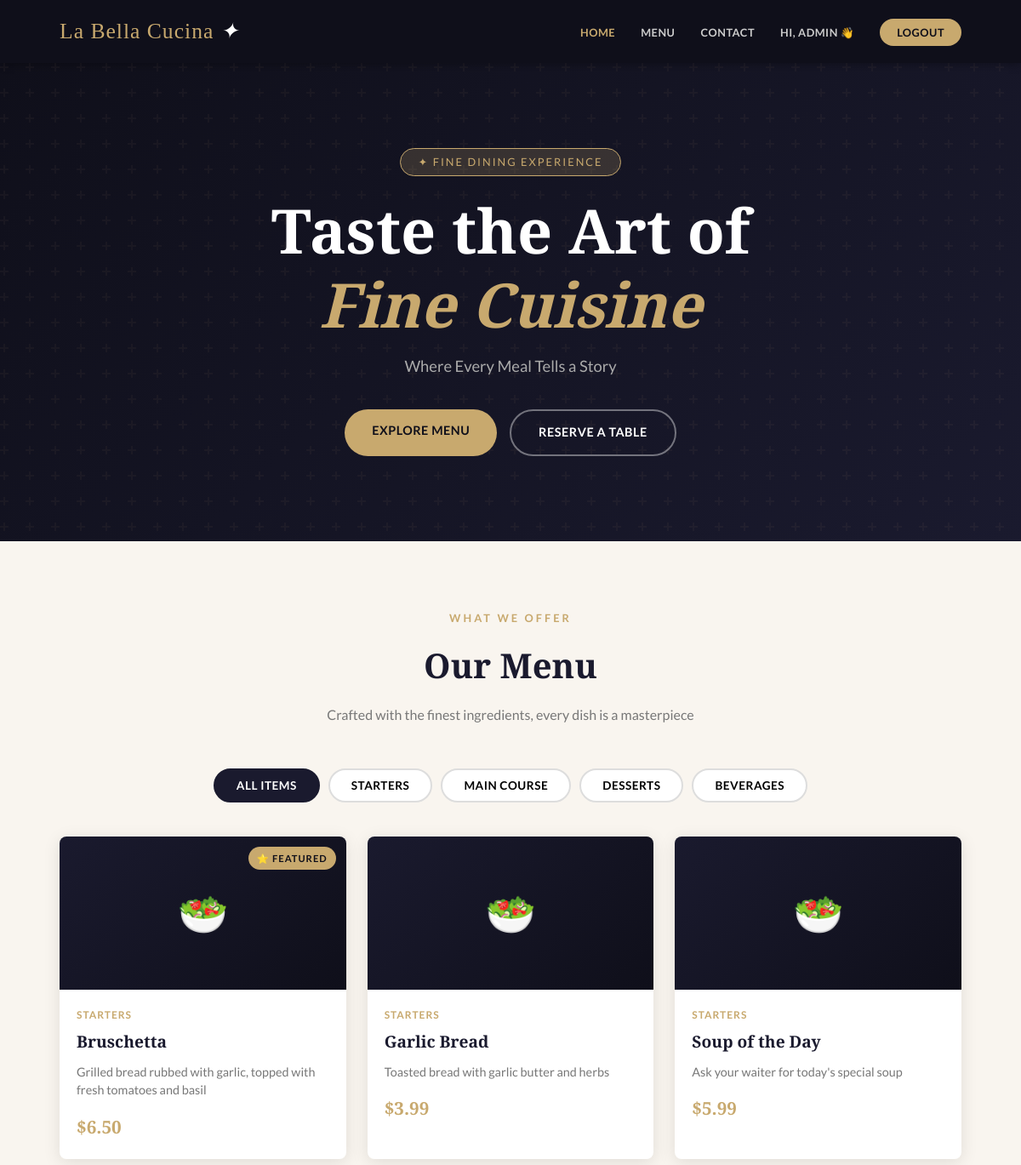
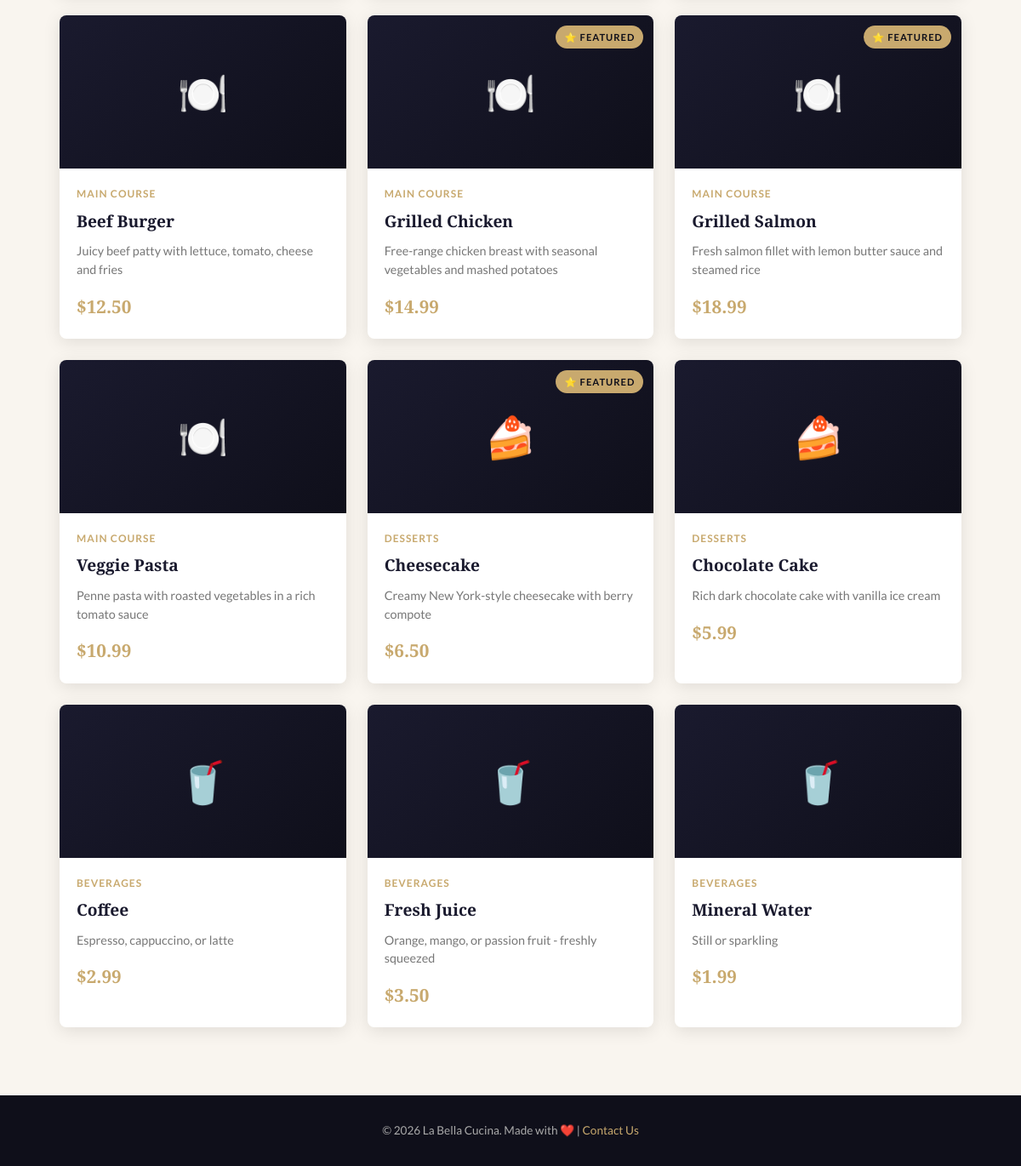
The page / (signed in) on the database its author committed (2 pictures, top to bottom).
### tables this page shows
CREATE TABLE IF NOT EXISTS categories (
    id INT AUTO_INCREMENT PRIMARY KEY,
    name VARCHAR(100) NOT NULL,
    description TEXT,
    display_order INT DEFAULT 0
);

CREATE TABLE IF NOT EXISTS menu_items (
    id INT AUTO_INCREMENT PRIMARY KEY,
    category_id INT,
    name VARCHAR(150) NOT NULL,
    description TEXT,
    price DECIMAL(10,2) NOT NULL,
    image_url VARCHAR(255),
    is_available BOOLEAN DEFAULT TRUE,
    is_featured BOOLEAN DEFAULT FALSE,
    created_at TIMESTAMP DEFAULT CURRENT_TIMESTAMP,
    FOREIGN KEY (category_id) REFERENCES categories(id) ON DELETE SET NULL
);

### index.php (the view, shortened to what this page needs)
<?php
$conn = getConnection();
$categories = $conn->query("SELECT * FROM categories ORDER BY display_order");
$items_result = $conn->query("SELECT m.*, c.name AS category_name FROM menu_items m LEFT JOIN categories c ON m.category_id = c.id WHERE m.is_available = 1 ORDER BY c.display_order, m.name");
$items = [];
while ($row = $items_result->fetch_assoc()) {
    $items[] = $row;
}
$emojis = ['Starters' => '🥗', 'Main Course' => '🍽️', 'Desserts' => '🍰', 'Beverages' => '🥤'];
?>
<!DOCTYPE html>
<html lang="en">
<head>
    <link rel="stylesheet" href="css/style.css">
</head>
<body>
<nav class="navbar">
    <div class="nav-inner">
        <div class="nav-logo"><?= SITE_NAME ?> <span>✦</span></div>
        <ul class="nav-links" id="navLinks">
            <li><a href="index.php" class="active">Home</a></li>
            <li><a href="#menu">Menu</a></li>
            <li><a href="contact.php">Contact</a></li>
            <?php if (isset($_SESSION['logged_in'])): ?>
                <li><a href="#">Hi, <?= htmlspecialchars($_SESSION['username']) ?> 👋</a></li>
                <li><a href="php/auth.php?action=logout" class="btn-nav">Logout</a></li>
            <?php else: ?>
                <li><a href="login.php">Login</a></li>
                <li><a href="register.php" class="btn-nav">Sign Up</a></li>
            <?php endif; ?>
        </ul>
    </div>
</nav>
<section class="hero">
    <div class="hero-content">
        <div class="hero-badge">✦ Fine Dining Experience</div>
        <h1>Taste the Art of<br><em>Fine Cuisine</em></h1>
        <p><?= SITE_TAGLINE ?></p>
        <div class="hero-buttons">
            <a href="#menu" class="btn btn-primary">Explore Menu</a>
            <a href="contact.php" class="btn btn-outline">Reserve a Table</a>
        </div>
    </div>
</section>
<section class="section" id="menu">
    <div class="container">
        <div class="section-header">
            <span class="label">What We Offer</span>
            <h2>Our Menu</h2>
            <p>Crafted with the finest ingredients, every dish is a masterpiece</p>
        </div>
        <div class="menu-tabs">
            <button class="tab-btn active" data-category="all">All Items</button>
            <?php
            $categories->data_seek(0);
            while ($cat = $categories->fetch_assoc()):
            ?>
            <button class="tab-btn" data-category="<?= htmlspecialchars($cat['name']) ?>">
                <?= htmlspecialchars($cat['name']) ?>
            </button>
            <?php endwhile; ?>
        </div>
        <div class="menu-grid">
            <?php if (empty($items)): ?>
                <p style="color:var(--muted); grid-column:1/-1; text-align:center; padding:40px 0;">
                    No menu items available yet. Check back soon!
                </p>
            <?php else: ?>
                <?php foreach ($items as $item): ?>
                    <?php $emoji = $emojis[$item['category_name']] ?? '🍴'; ?>
                    <div class="menu-card <?= $item['is_available'] ? '' : 'card-unavailable' ?>"
                         data-category="<?= htmlspecialchars($item['category_name']) ?>">
                        <?php if ($item['is_featured']): ?>
                            <span class="card-badge">⭐ Featured</span>
                        <?php endif; ?>
                        <div class="card-img"><?= $emoji ?></div>
                        <div class="card-body">
                            <div class="card-category"><?= htmlspecialchars($item['category_name']) ?></div>
                            <h3 class="card-title"><?= htmlspecialchars($item['name']) ?></h3>
                            <p class="card-desc"><?= htmlspecialchars($item['description']) ?></p>
                            <div class="card-footer">
                                <span class="card-price">$<?= number_format($item['price'], 2) ?></span>
                            </div>
                        </div>
                    </div>
                <?php endforeach; ?>
            <?php endif; ?>
        </div>
    </div>
</section>
<footer class="footer">
    <p>&copy; <?= date('Y') ?> <?= SITE_NAME ?>. Made with ❤️ |
        <a href="contact.php">Contact Us</a>
    </p>
</footer>
</body>
</html>

### rows shown on the page
categories: name "STARTERS"
categories: name "MAIN COURSE"
categories: name "DESSERTS"
categories: name "BEVERAGES"
menu_items: is_featured "⭐ FEATURED", category.name "🥗", category.name "STARTERS", name "Bruschetta", description "Grilled bread rubbed with garlic, topped with fresh tomatoes and basil", price "6.50"
menu_items: category.name "🥗", category.name "STARTERS", name "Garlic Bread", description "Toasted bread with garlic butter and herbs", price "3.99"
menu_items: category.name "🥗", category.name "STARTERS", name "Soup of the Day", description "Ask your waiter for today's special soup", price "5.99"
menu_items: category.name "🍽️", category.name "MAIN COURSE", name "Beef Burger", description "Juicy beef patty with lettuce, tomato, cheese and fries", price "12.50"
menu_items: is_featured "⭐ FEATURED", category.name "🍽️", category.name "MAIN COURSE", name "Grilled Chicken", description "Free-range chicken breast with seasonal vegetables and mashed potatoes", price "14.99"
menu_items: is_featured "⭐ FEATURED", category.name "🍽️", category.name "MAIN COURSE", name "Grilled Salmon", description "Fresh salmon fillet with lemon butter sauce and steamed rice", price "18.99"
menu_items: category.name "🍽️", category.name "MAIN COURSE", name "Veggie Pasta", description "Penne pasta with roasted vegetables in a rich tomato sauce", price "10.99"
menu_items: is_featured "⭐ FEATURED", category.name "🍰", category.name "DESSERTS", name "Cheesecake", description "Creamy New York-style cheesecake with berry compote", price "6.50"
menu_items: category.name "🍰", category.name "DESSERTS", name "Chocolate Cake", description "Rich dark chocolate cake with vanilla ice cream", price "5.99"
menu_items: category.name "🥤", category.name "BEVERAGES", name "Coffee", description "Espresso, cappuccino, or latte", price "2.99"
menu_items: category.name "🥤", category.name "BEVERAGES", name "Fresh Juice", description "Orange, mango, or passion fruit - freshly squeezed", price "3.50"
menu_items: category.name "🥤", category.name "BEVERAGES", name "Mineral Water", description "Still or sparkling", price "1.99"

### other values the page prints
SITE_NAME "La Bella Cucina"
$_SESSION['username'] "ADMIN"
SITE_TAGLINE "Where Every Meal Tells a Story"
